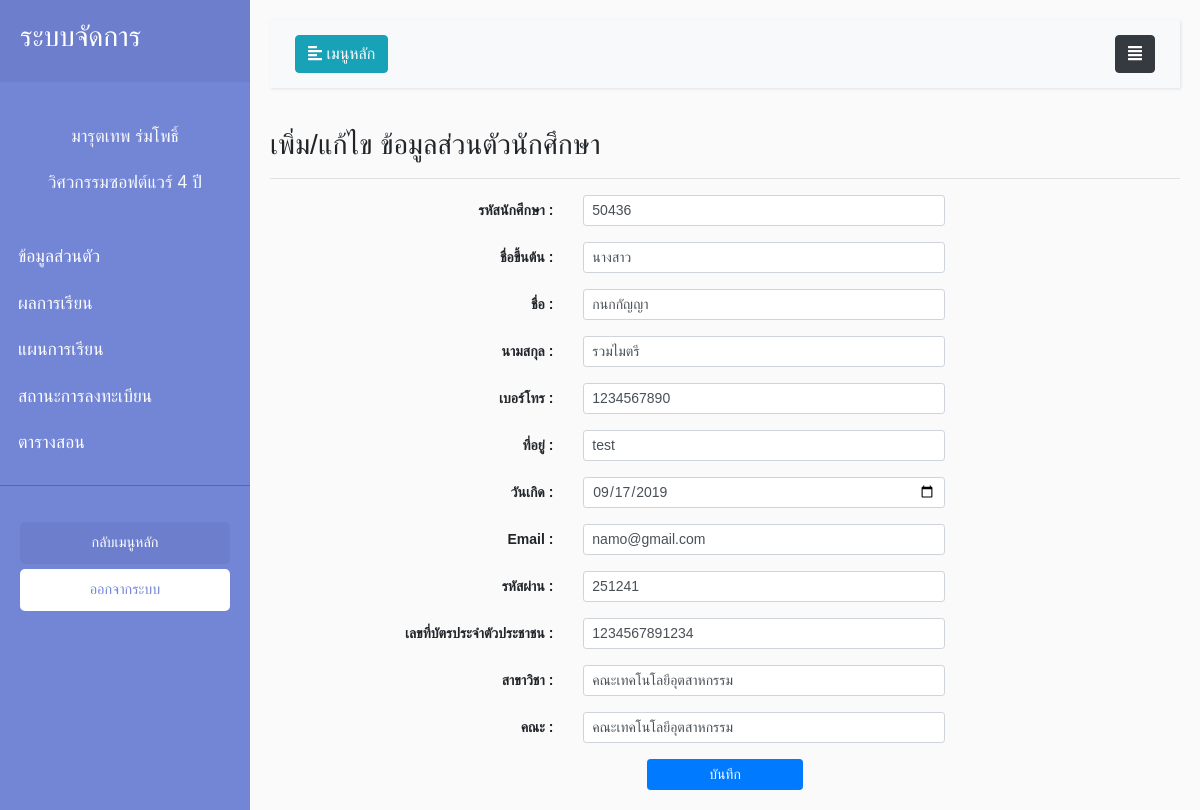
Screenshot of /SE_System/view/manageTeacher/AddEdit.php?Teach_Code=50436 with the database file from the repository.
### tables this page shows
CREATE TABLE `teacher_tb` (
  `Teach_id` int(16) NOT NULL,
  `Teach_code` varchar(5) NOT NULL,
  `Teach_Pname` varchar(255) NOT NULL,
  `Teach_Fname` varchar(255) NOT NULL,
  `Teach_Lname` varchar(255) NOT NULL,
  `Teach_Birth` date NOT NULL,
  `Teach_Add` text NOT NULL,
  `Teach_Tel` varchar(10) NOT NULL,
  `Teach_Card` varchar(13) NOT NULL,
  `Teach _Major` varchar(255) NOT NULL,
  `Teach _Faculty` varchar(255) NOT NULL,
  `Teach _Image` varchar(255) NOT NULL
);

CREATE TABLE `member_tb` (
  `Mem_id` int(16) NOT NULL,
  `Mem_user` text NOT NULL,
  `Mem_pass` text NOT NULL,
  `Type_id` char(1) NOT NULL DEFAULT '2',
  `Email` text NOT NULL
);

### SE_System/view/manageTeacher/AddEdit.php (the view, shortened to what this page needs)
<?php
include_once('../../model/connect.php');error_reporting(0);
$id = $_GET['Teach_Code'];
$sqlTCH = "SELECT * FROM teacher_tb WHERE Teach_code = '$id'";
$sqlMem = "SELECT * FROM `member_tb` WHERE Mem_user = '$id'";
$queryTCH = $conn->query($sqlTCH);
$queryMem = $conn->query($sqlMem);
$resultTCH = $queryTCH->fetch_assoc();
$resultMem = $queryMem->fetch_assoc();
?>
<!DOCTYPE html>
<html>
<head>
    <link rel="stylesheet" href="https://stackpath.bootstrapcdn.com/bootstrap/4.1.0/css/bootstrap.min.css"
>
    <link rel="stylesheet" href="../../Style.css">
</head>
<body class="setfont">
    <div class="wrapper">
        <nav id="sidebar">
            <div class="sidebar-header">
                <h3>ระบบจัดการ</h3>
            </div>
            <p class="text-center text-light mt-3 setfont">มารุตเทพ ร่มโพธิ์</p>
            <p class="text-center text-light setfont">วิศวกรรมซอฟต์แวร์ 4 ปี</p>
            <ul class="list-unstyled components pl-2">
                <li>
                    <a href="/SE_System/view/profile/EditProfile.html">ข้อมูลส่วนตัว</a>
                </li>
                <li>
                    <a href="/SE_System/view/grade/gradeStudent.html">ผลการเรียน</a>
                </li>
                <li>
                    <a href="/SE_System/Edittranscript2.php">แผนการเรียน</a>
                </li>
                <li>
                    <a href="/Manager/subjects.html">สถานะการลงทะเบียน</a>
                </li>
                <li>
                    <a href="/SE_System/view/schedule/editSchedule.html">ตารางสอน</a>
                </li>
            </ul>
            <ul class="list-unstyled CTAs">
                <li>
                    <a href="../../index.html" class="article">กลับเมนูหลัก</a>
                </li>
                <li>
                    <a href="../../control/login/logout.php" class="download">ออกจากระบบ</a>
                </li>
            </ul>
        </nav>
        <div id="content">
            <nav class="navbar navbar-expand-lg navbar-light bg-light">
                <div class="container-fluid">
                    <button type="button" id="sidebarCollapse" class="btn btn-info">
                        <i class="fas fa-align-left"></i>
                        <span>เมนูหลัก</span>
                    </button>
                    <button class="btn btn-dark d-inline-block d  -lg-none ml-auto" type="button" data-toggle="collapse"
                        data-target="#navbarSupportedContent" aria-controls="navbarSupportedContent"
                        aria-expanded="false" aria-label="Toggle navigation">
                        <i class="fas fa-align-justify"></i>
                    </button>
                </div>
            </nav>
            <h3>เพิ่ม/แก้ไข ข้อมูลส่วนตัวนักศึกษา</h3>
            <hr>
            <form id="myform" name='myform' method="POST" action="../../control/Teacher/save_add_edit_tch.php">
                <div class="form-group row">
                    <label for="colFormLabelSm"
                        class="col-sm-4 text-right col-form-label col-form-label-sm font-weight-bold">รหัสนักศึกษา : </label>
                    <div class="col-sm-5">
                        <input type="text" name="txtcode" class="form-control form-control-sm" id="txtcode"
                            <?php if($id!=null){ ?> value="<?php echo $resultTCH['Teach_code']; }else { echo "";}?>" ></div>
                </div>
                <div class="form-group row">
                    <label for="colFormLabelSm"
                        class="col-sm-4 text-right col-form-label col-form-label-sm font-weight-bold">ชื่อขึ้นต้น
                        :</label>
                    <div class="col-sm-5">
                        <input type="text" name="txtPname" class="form-control form-control-sm" id="txtPname"
                            <?php if($id!=null){ ?> value="<?php echo $resultTCH['Teach_Pname']; }else { echo "";}?>" ></div></div>
                <div class="form-group row">
                    <label for="colFormLabelSm"
                        class="col-sm-4 text-right col-form-label col-form-label-sm font-weight-bold">ชื่อ
                        :</label>
                    <div class="col-sm-5">
                        <input type="text" name="txtFname" class="form-control form-control-sm" id="txtFname"
                            <?php if($id!=null){ ?> value="<?php echo $resultTCH['Teach_Fname']; }else { echo "";}?>" ></div></div>
                <div class="form-group row">
                    <label for="colFormLabelSm"
                        class="col-sm-4 text-right col-form-label col-form-label-sm font-weight-bold">นามสกุล
                        :</label>
                    <div class="col-sm-5">
                        <input type="text" name="txtLname" class="form-control form-control-sm" id="txtLname"
                            <?php if($id!=null){ ?> value="<?php echo $resultTCH['Teach_Lname']; }else { echo "";}?>" ></div></div>
                <div class="form-group row">
                    <label for="colFormLabelSm"
                        class="col-sm-4 text-right col-form-label col-form-label-sm font-weight-bold">เบอร์โทร : </label>
                    <div class="col-sm-5">
                        <input type="text" name="txttel" class="form-control form-control-sm" id="txttel"
                            <?php if($id!=null){ ?> value="<?php echo $resultTCH['Teach_Tel']; }else { echo "";}?>" ></div>
                    </div>
                <div class="form-group row">
                    <label for="colFormLabelSm"
                        class="col-sm-4 text-right col-form-label col-form-label-sm font-weight-bold">ที่อยู่ : </label>
                    <div class="col-sm-5">
                        <input type="text" name="txtbadd" class="form-control form-control-sm" id="txtbadd"
                            <?php if($id!=null){ ?> value="<?php echo $resultTCH['Teach_Add']; }else { echo "";}?>" ></div>
                    </div>
                <div class="form-group row">
                    <label for="colFormLabelSm"
                        class="col-sm-4 text-right col-form-label col-form-label-sm font-weight-bold">วันเกิด : </label>
                    <div class="col-sm-5">
                        <input type="date" name="txtbirth" class="form-control form-control-sm" id="txtbirth"
                            <?php if($id!=null){ ?> value="<?php echo $resultTCH['Teach_Birth']; }else { echo "";}?>" ></div>
                    </div>
                <div class="form-group row">
                    <label for="colFormLabelSm"
                        class="col-sm-4 text-right col-form-label col-form-label-sm font-weight-bold">Email
                        :</label>
                    <div class="col-sm-5">
                        <input type="text" name="txtEmail" class="form-control form-control-sm" id="txtEmail"
                            <?php if($id!=null){ ?> value="<?php echo $resultMem['Email']; }else { echo "";}?>" ></div></div>
                <div class="form-group row">
                    <label for="colFormLabelSm"
                        class="col-sm-4 text-right col-form-label col-form-label-sm font-weight-bold">รหัสผ่าน
                        :</label>
                    <div class="col-sm-5">
                        <input type="text" name="txtPass" class="form-control form-control-sm" id="txtPass"
                            <?php if($id!=null){ ?> value="<?php echo $resultMem['Mem_pass']; }else { echo "";}?>" ></div></div>
                <div class="form-group row">
                    <label for="colFormLabelSm"
                        class="col-sm-4 text-right col-form-label col-form-label-sm font-weight-bold">เลขที่บัตรประจำตัวประชาชน : </label>
                    <div class="col-sm-5">
                        <input type="text" name="txtidcard" class="form-control form-control-sm" id="txtcard"
                            <?php if($id!=null){ ?> value="<?php echo $resultTCH['Teach_Card']; }else { echo "";}?>" ></div></div>
                <div class="form-group row">
                    <label for="colFormLabelSm"
                        class="col-sm-4 text-right col-form-label col-form-label-sm font-weight-bold">สาขาวิชา : </label>
                    <div class="col-sm-5">
                        <input type="text" name="txtmajor" class="form-control form-control-sm" id="txtmajor"
                            <?php if($id!=null){ ?> value="<?php echo $resultTCH['Teach _Major']; }else { echo "";}?>" ></div></div>
                <div class="form-group row">
                    <label for="colFormLabelSm"
                        class="col-sm-4 text-right col-form-label col-form-label-sm font-weight-bold">คณะ : </label>
                    <div class="col-sm-5">
                        <input type="text" name="txtfac" class="form-control form-control-sm" id="txtfac"
                            <?php if($id!=null){ ?> value="<?php echo $resultTCH['Teach _Faculty']; }else { echo "";}?>" ></div></div>
            <div class="row">
                <button class="btn btn-sm btn-primary mx-auto col-2" >บันทึก</button>
            </div>
        </div>
</body>
</html>

### SE_System/Style.css (style rules this page uses)
body { font-family: 'Kanit', sans-serif; }
.setfont { font-family: 'Kanit', sans-serif; }
body { font-family: 'Poppins', sans-serif; background: #fafafa; }
p { font-family: 'Poppins', sans-serif; font-size: 1.1em; font-weight: 300; line-height: 1.7em; color: #999; }
a, a:hover, a:focus { color: inherit; text-decoration: none; transition: all 0.3s; }
.navbar { padding: 15px 10px; background: #fff; border: none; border-radius: 0; margin-bottom: 40px; box-shadow: 1px 1px 3px rgba(0, 0, 0, 0.1); }
.wrapper { display: flex; width: 100%; align-items: stretch; }
#sidebar { min-width: 250px; max-width: 250px; background: #7386D5; color: #fff; transition: all 0.3s; }
#sidebar .sidebar-header { padding: 20px; background: #6d7fcc; }
#sidebar ul.components { padding: 20px 0; border-bottom: 1px solid #47748b; }
#sidebar ul li a { padding: 10px; font-size: 1.1em; display: block; }
ul.CTAs { padding: 20px; }
ul.CTAs a { text-align: center; font-size: 0.9em !important; display: block; border-radius: 5px; margin-bottom: 5px; }
a.download { background: #fff; color: #7386D5; }
a.article, a.article:hover { background: #6d7fcc !important; color: #fff !important; }
#content { width: 100%; padding: 20px; min-height: 100vh; transition: all 0.3s; }

### rows the page displays
teacher_tb: txtcode "50436", txtPname "นางสาว", txtFname "กนกกัญญา", txtLname "รวมไมตรี", txttel "1234567890", txtbadd "test", txtbirth "09/17/2019", txtidcard "1234567891234", txtmajor "คณะเทคโนโลยีอุตสาหกรรม", txtfac "คณะเทคโนโลยีอุตสาหกรรม"
member_tb: txtEmail "namo@gmail.com", txtPass "251241"
